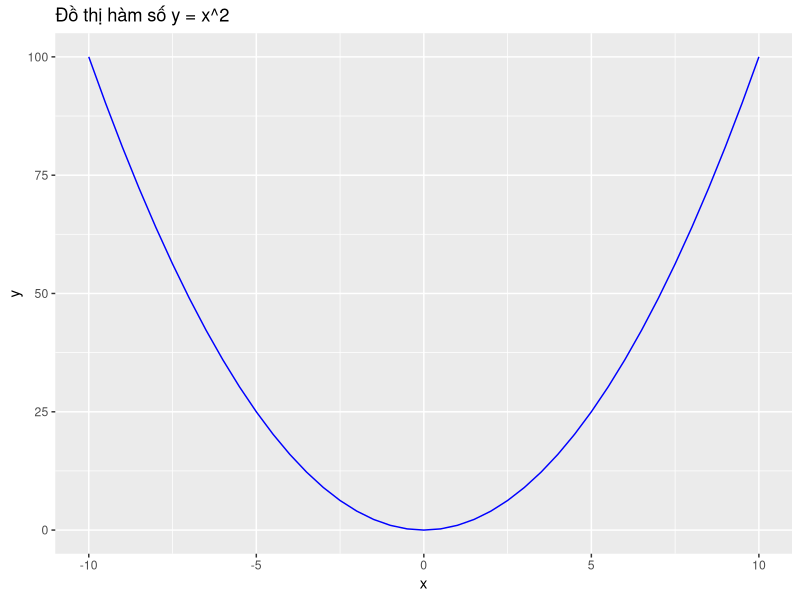

The R script that drew this image:
## ---- chunk 1
calculate_square <- function(x) {
    return(x^2)
}
## ---- chunk 2
library(ggplot2)
# Tạo dữ liệu
x_values <- seq(-10, 10, by = 0.5)
y_values <- calculate_square(x_values)
# Tạo dataframe
data <- data.frame(x = x_values, y = y_values)
# Vẽ đồ thị
ggplot(data, aes(x = x, y = y)) +
    geom_line(color = "blue") +
    labs(title = "Đồ thị hàm số y = x^2", x = "x", y = "y")
theme_minimal()
